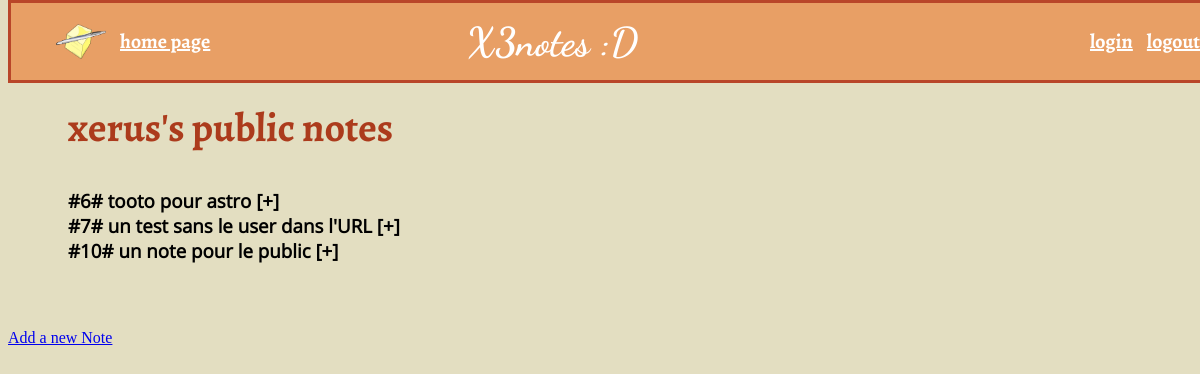
/x3notes/xerus/, run on the app's committed database.
### x3notes/models.py (models this page shows, shortened)
class Note(models.Model):
    title = models.CharField(max_length=255)
    text = models.CharField(max_length=255)
    owner = models.ForeignKey(User)
    ispublic = models.BooleanField(True)

### x3notes/views.py (the view)
# urls.py: url(r'^(?P<username>[a-zA-Z0-9]+)/$', views.view_user, name='view_user'),
def view_user(request,username):
    user2poll = get_object_or_404(User, username=username)
    public_notes = Note.objects.filter(ispublic=True).filter(owner=user2poll)
    private_notes = Note.objects.filter(ispublic=False).filter(owner=user2poll)
    context = {'public_notes': public_notes}
    return render(request, 'x3notes/view_user.html', {'username': username,
                                                     'public_notes': public_notes,
                                                     'private_notes': private_notes})

### x3notes/templates/x3notes/view_user.html (shortened to what this page needs)
{% extends "x3notes/base.html" %}
{% block content %}
<div class="public">
    <h2>{{username}}'s public notes</h2>
    {% for note in public_notes %}
        <div class="note" >
            <div class="note-title"> #{{note.id}}# {{note.title}} [+] </div>
        </div>
    {% endfor %}
</div>
<br><br>
    <a href="{% url 'x3notes:add_note' %}"> Add a new Note</a>
{% endblock %}

### x3notes/static/x3notes/style.css (style rules this page uses)
body { background-color: #E3DEC1; }
.public { width: 700px; margin: 20px 60px 30px; -webkit-box-sizing: border-box; -moz-box-sizing: border-box; box-sizing: border-box; }
.public h2 { font-family: Alegreya-Bold; font-size: 40px; color: #ac3b1c; }
.note-title { display: block; font-size: 1.17em; margin-before: 1em; margin-after: 1em; margin-start: 0; margin-end: 0; font-weight: bold; cursor: pointer; position: relative; }
.note { position: relative; font-family: OpenSans; }

### data on the page
Note: id "6", title "tooto pour astro"
Note: id "7", title "un test sans le user dans l'URL"
Note: id "10", title "un note pour le public"

### other printed values
{{ username }} "xerus"
